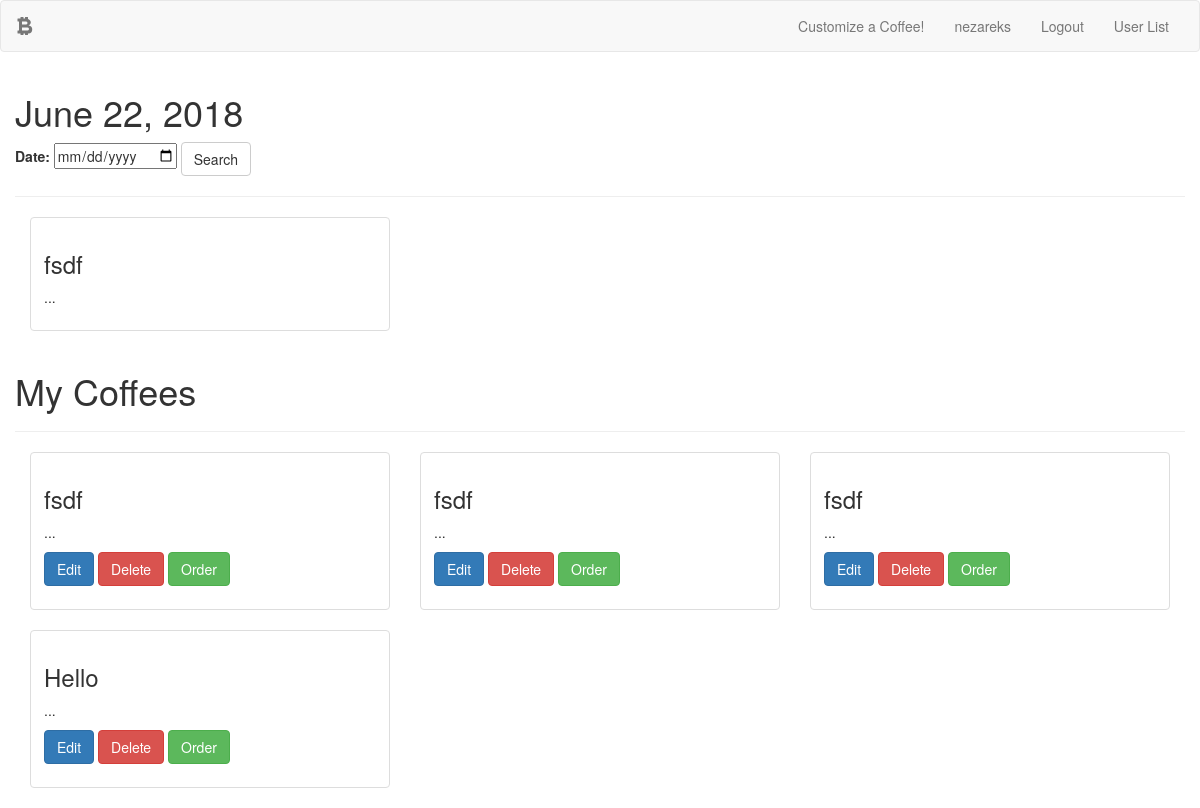
/home/ (signed in), run on an earlier commit of the app's database.
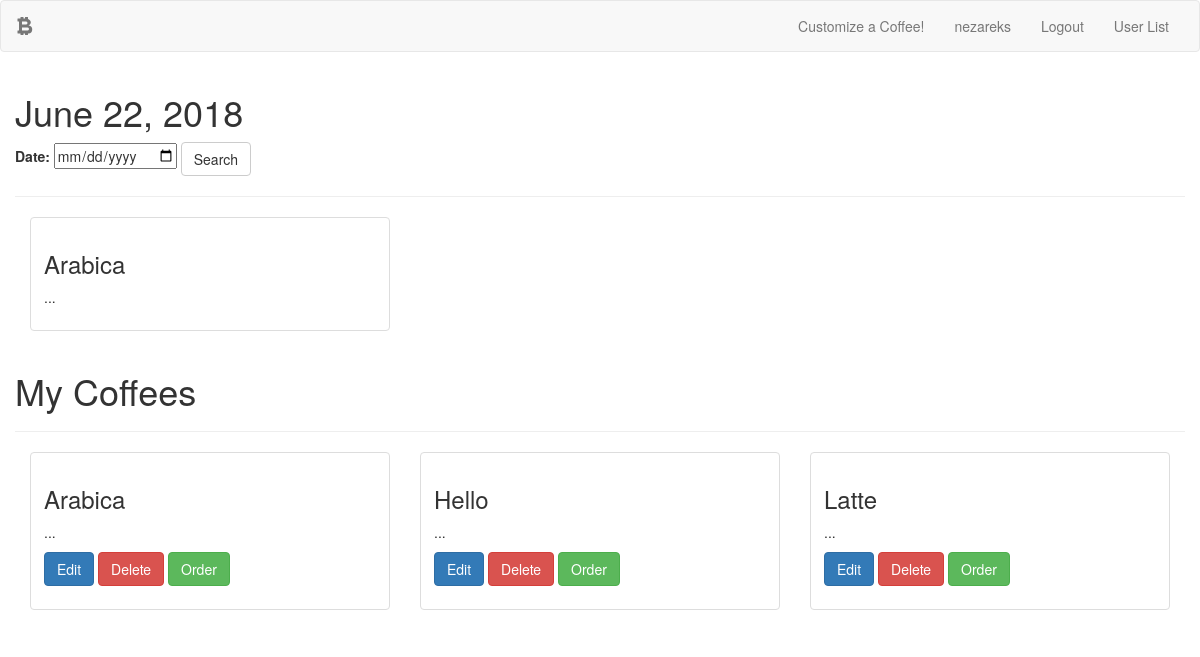
And on a later commit of the database.
### game/models.py (models this page shows, shortened)
class Order(models.Model):
    user = models.ForeignKey(User)
    coffee = models.ForeignKey(Coffee)
    date = models.DateField()

class Coffee(models.Model):
    user = models.ForeignKey(User)
    name = models.CharField(max_length=255)
    bean = models.ForeignKey(Bean)
    roast = models.ForeignKey(Roast)
    espresso_shots = models.PositiveIntegerField(default=1)
    water = models.FloatField(default=100)
    steamed_milk = models.BooleanField(default=False)
    foam = models.FloatField(default=2)
    powder = models.ManyToManyField(Powder, blank=True)
    syrup = models.ManyToManyField(Syrup, blank=True)
    extra_instructions = models.TextField(null=True, blank=True)
    def __str__(self):
        return self.name

### game/views.py (the view)
# urls.py: url(r'^home/$', views.home, name='home'),
def home(request):
    context = {}
    if not request.user.is_authenticated():
        return redirect("github_login")
    user = request.user
    context['user']= user
    if request.method=="POST":
        form = SearchForm(request.POST)
        context['form']=form
        if form.is_valid():
                date = form.cleaned_data['date']
                context['today']=date
                order_list = Order.objects.filter(user=user, date=date)
                context['order_list']=order_list
    else:
        form = SearchForm()
        context['form']=form
        today = datetime.date.today()
        context['today']=today
        order_list = Order.objects.filter(user=user, date=today)
        context['order_list']=order_list
    coffee_list = Coffee.objects.filter(user=user)
    context['coffee_list']=coffee_list
    return render(request, 'home.html', context)

### game/forms.py
class SearchForm(forms.Form):
    date = forms.DateField(widget = forms.DateInput(attrs={"type":'date'}))

### game/templates/home.html (shortened to what this page needs)
{% extends 'base.html' %}
{% load crispy_forms_tags %}
{% block content%}
<div class="row">
  <h1> {{today}} </h1>
  <form class="" action="{% url 'home' %}" method="post">
    {{form}}
    <input type="submit" class="btn btn-default" value="Search">
  </form>
  <hr>
  {% for order in order_list %}
    <div class="col-sm-6 col-md-4">
      <div class="thumbnail">
        <div class="caption">
          <h3>{{order.coffee}}</h3>
          <p>...</p>
        </div>
      </div>
    </div>
  {% endfor %}
</div>
<div class="row">
  <h1> My Coffees </h1>
  <hr>
  {% for coffee in coffee_list %}
    <div class="col-sm-6 col-md-4">
      <div class="thumbnail">
        <div class="caption">
          <h3>{{coffee}}</h3>
          <p>...</p>
          <p>
            <a href="{% url 'edit_coffee' coffee_id=coffee.id %}" class="btn btn-primary" role="button">Edit</a>
            <a href="{% url 'delete_coffee' coffee_id=coffee.id %}" class="btn btn-danger" role="button">Delete</a>
            <a href="{% url 'create_order' coffee_id=coffee.id %}" class="btn btn-success" role="button">Order</a>
          </p>
        </div>
      </div>
    </div>
  {% endfor %}
</div>
{% endblock%}

### game/templates/base.html (shortened to what this page needs)
<!DOCTYPE html>
{% load static %}
<html>
  <head>
    <link rel="stylesheet" href="{% static 'css/bootstrap.min.css' %}">
  </head>
  <body>
    <nav class="navbar navbar-default">
      <div class="container-fluid">
        <div class="navbar-header">
          <a class="navbar-brand" href="#"><span class="glyphicon glyphicon-bitcoin" aria-hidden="true"></span></a>
        </div>
        <div class="collapse navbar-collapse" id="bs-example-navbar-collapse-1">
          <ul class="nav navbar-nav navbar-right">
            <li><a href="{% url 'create_coffee' %}">Customize a Coffee!</a></li>
            <li><a href="#">{{request.user}}</a></li>
            {% if request.user.is_authenticated %}
            <li><a href="{% url 'account_logout'%}"> Logout</a></li>
            {% endif %}
            {% if request.user.is_superuser or request.user.is_staff %}
            <li><a href="{% url 'user_list'%}"> User List</a></li>
            {% endif %}
          </ul>
        </div>
      </div>
    </nav>
    <div class="container">
      {% block content %} {% endblock%}
    </div>
  </body>
  </html>

What changed in the data, as far as the page shows it:
removed Coffee: name "fsdf"
removed Coffee: name "fsdf"
changed through a linked row, Order: coffee "fsdf" → "Arabica"
changed Coffee: name "fsdf" → "Arabica"
added Coffee: name "Latte"
